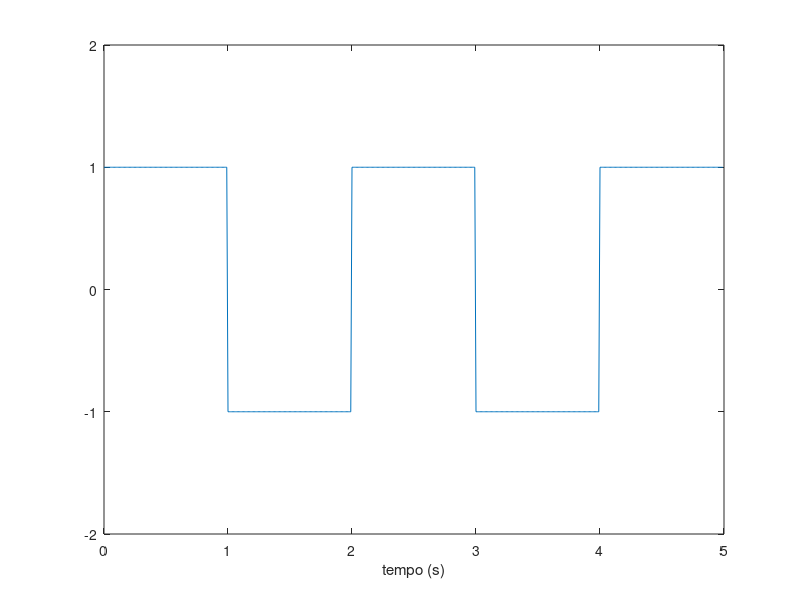
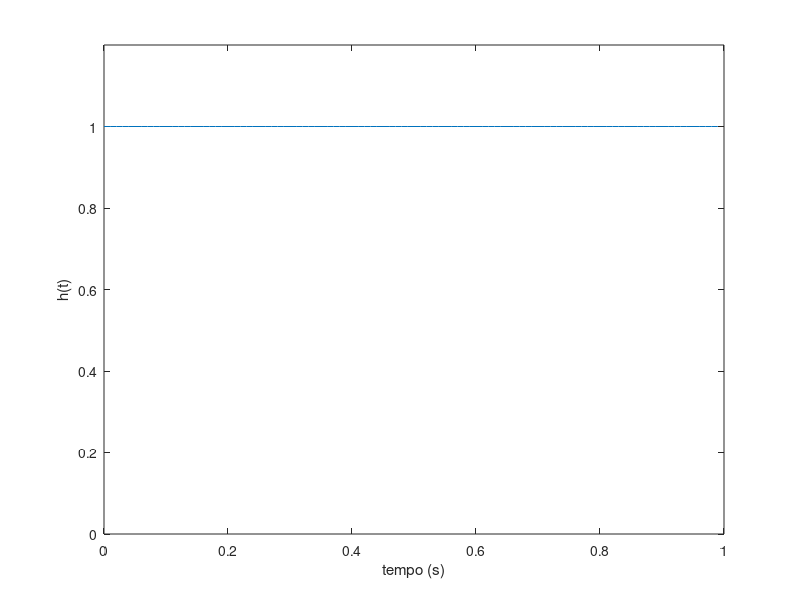
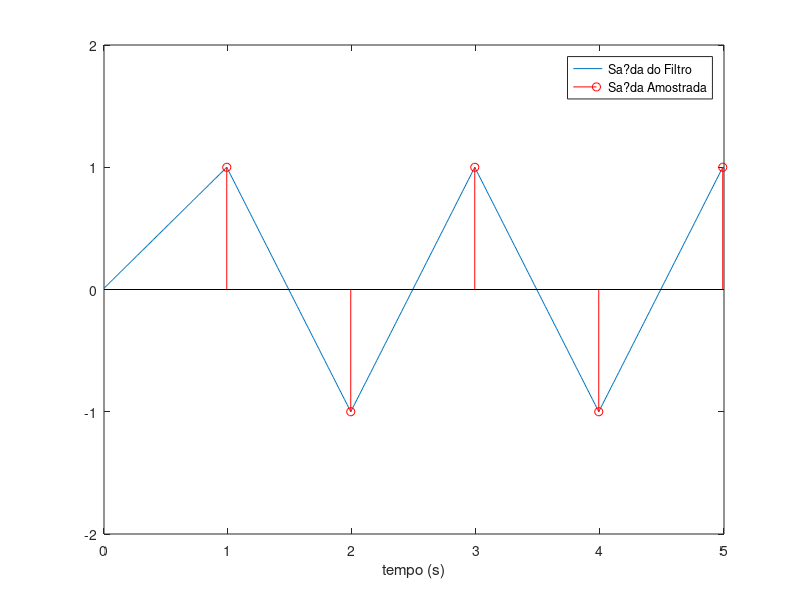
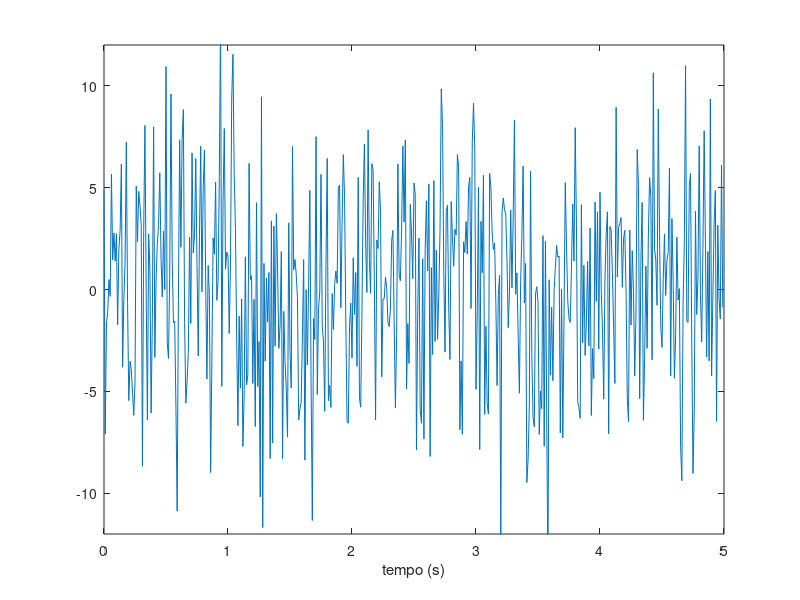

The MATLAB source for these figures, in order:
%Exemplo Antipodal

close all
clear all
clc

Fs=100;
Ts=1;

bit1=ones(1,Fs);
bit0=-ones(1,Fs);
y=[bit1 bit0 bit1 bit0 bit1];
t=0:1/Fs:5-1/Fs;

plot(t,y)
xlabel('tempo (s)');
axis([0 5 -2 2])

figure

h=[ones(1,Fs)];
t=0:1/Fs:1-1/Fs;
plot(t,h);
xlabel('tempo (s)');
ylabel('h(t)');
axis([0 1 0 1.2])

figure

r=conv(y,h)/Fs;
fim=length(r);
t=0:1/Fs:fim/Fs-1/Fs;
plot(t,r);
t_amostra=[Fs 2*Fs 3*Fs 4*Fs 5*Fs];
r_amostra=r(t_amostra);
t_amostra=t_amostra/Fs-1/Fs;
hold
stem(t_amostra,r_amostra,'r')
xlabel('tempo (s)');
legend('Sa?da do Filtro','Sa?da Amostrada');
axis([0 5 -2 2])

saida_antipodal = [];
for a = r_amostra
  if(a > 0)
    saida_antipodal = [saida_antipodal, 1];
  else
    saida_antipodal = [saida_antipodal, 0];
  end
end


figure
fim=length(y);
ruido=randn(1,fim)*sqrt(20);
y=y+ruido;

t=0:1/Fs:5-1/Fs;
plot(t,y)
xlabel('tempo (s)');
axis([0 5 -12 12])

figure
r=conv(y,h)/Fs;
fim=length(r);
t=0:1/Fs:fim/Fs-1/Fs;
plot(t,r);
t_amostra=[Fs 2*Fs 3*Fs 4*Fs 5*Fs];
r_amostra=r(t_amostra);
t_amostra=t_amostra/Fs-1/Fs;
hold
stem(t_amostra,r_amostra,'r')
xlabel('tempo (s)');
legend('Sa?da do Filtro','Sa?da Amostrada');


